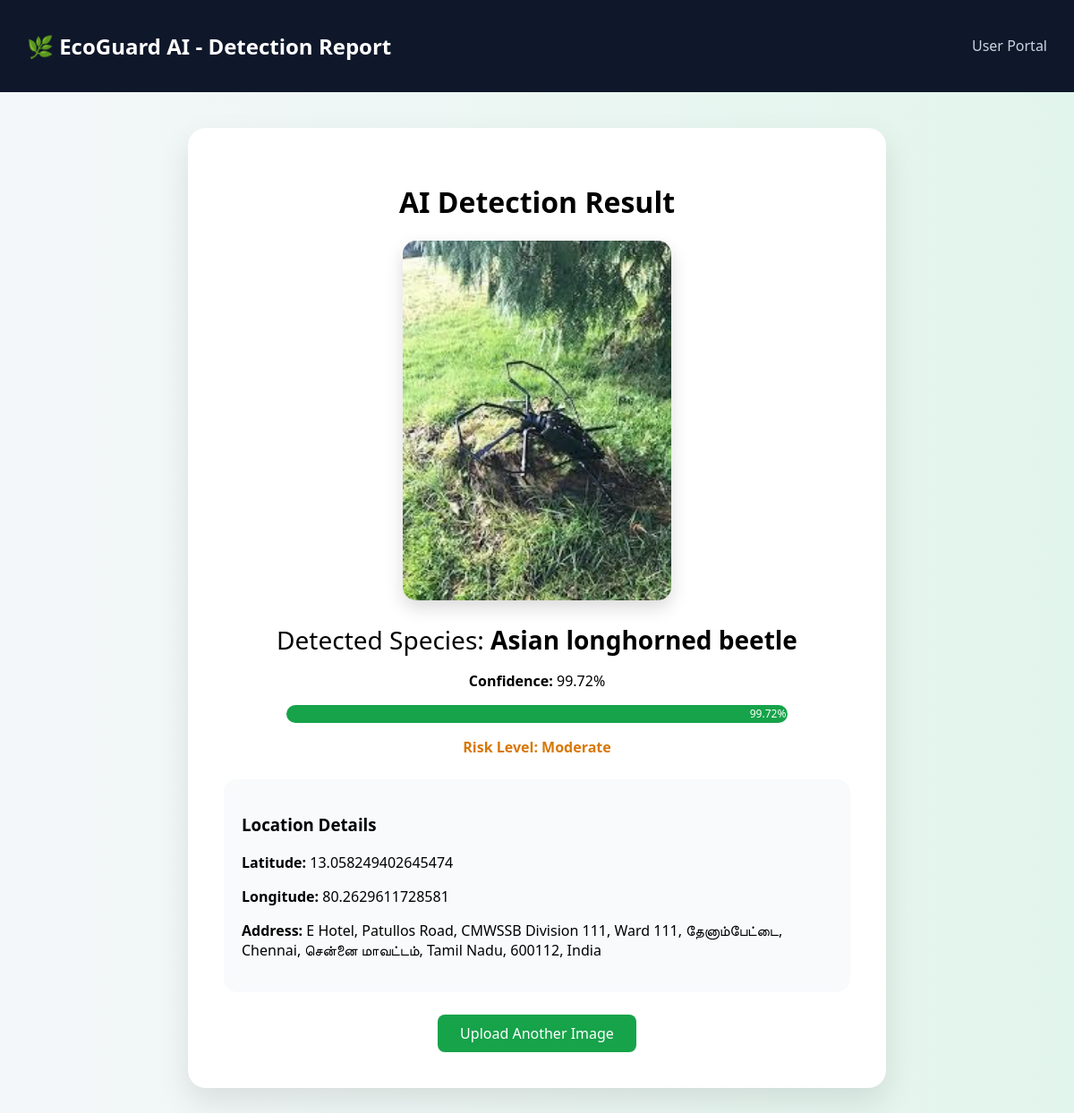
Page /result/13 on the committed database.
### tables this page shows
CREATE TABLE reports (
        id INTEGER PRIMARY KEY AUTOINCREMENT,
        image TEXT,
        latitude REAL,
        longitude REAL,
        address TEXT,
        prediction TEXT,
        created_at TEXT,
        verified INTEGER DEFAULT 0,
        confidence REAL DEFAULT 0,
        risk TEXT DEFAULT ''
    );

### app.py (the view)
@app.route("/result/<int:report_id>")
def view_result(report_id):
    conn = sqlite3.connect("database.db")
    c = conn.cursor()
    c.execute("""
        SELECT image, latitude, longitude, address, prediction, confidence, risk
        FROM reports
        WHERE id=?
    """, (report_id,))
    report = c.fetchone()
    conn.close()
    if not report:
        return "Report not found"
    image = report[0]
    latitude = report[1]
    longitude = report[2]
    address = report[3]
    prediction = report[4]
    confidence = round(report[5] * 100, 2)
    risk = report[6]
    return render_template("result.html",
                           image=image,
                           prediction=prediction,
                           risk=risk,
                           latitude=latitude,
                           longitude=longitude,
                           address=address,
                           confidence=confidence)

### templates/result.html (shortened to what this page needs)
<!DOCTYPE html>
<html>
<head>
</head>
<body>
<div class="navbar">
    <h2>🌿 EcoGuard AI - Detection Report</h2>
    <div>
        <a href="/">User Portal</a>
    </div>
</div>
<div class="container">
<div class="result-card">
    <h1>AI Detection Result</h1>
    <img src="{{ url_for('static', filename=image) }}" width="300">
    <div class="prediction">
        Detected Species: <strong>{{ prediction }}</strong>
    </div>
    <p><strong>Confidence:</strong> {{ confidence }}%</p>
    <div class="confidence-bar">
        <div class="confidence-fill" style="width: {{ confidence }}%;">
            {{ confidence }}%
        </div>
    </div>
    {% if risk == "Low" %}
        <p class="low">Risk Level: {{ risk }}</p>
    {% elif risk == "Moderate" %}
        <p class="moderate">Risk Level: {{ risk }}</p>
    {% elif risk == "High" %}
        <p class="high">Risk Level: {{ risk }}</p>
    {% else %}
        <p class="critical">Risk Level: {{ risk }}</p>
    {% endif %}
    <div class="info-box">
        <h3>Location Details</h3>
        <p><strong>Latitude:</strong> {{ latitude }}</p>
        <p><strong>Longitude:</strong> {{ longitude }}</p>
        <p><strong>Address:</strong> {{ address }}</p>
    </div>
    <a href="/" class="btn">Upload Another Image</a>
</div>
</div>
</body>
</html>

### templates/result.html (style rules this page uses)
body { margin: 0; font-family: 'Segoe UI', sans-serif; background: linear-gradient(to right, #f4f7f9, #e2f5ec); }
.navbar { background: #0f172a; padding: 15px 30px; display: flex; justify-content: space-between; align-items: center; color: white; }
.navbar a { color: #cbd5e1; margin-left: 20px; text-decoration: none; }
.container { width: 85%; margin: 40px auto; text-align: center; }
.result-card { background: white; padding: 40px; border-radius: 20px; box-shadow: 0 15px 35px rgba(0,0,0,0.1); max-width: 700px; margin: auto; }
.result-card img { border-radius: 15px; margin-bottom: 20px; box-shadow: 0 8px 20px rgba(0,0,0,0.15); }
.prediction { font-size: 28px; margin-bottom: 10px; }
.confidence-bar { background: #e5e7eb; border-radius: 20px; overflow: hidden; margin: 15px auto; width: 80%; height: 20px; }
.confidence-fill { height: 100%; background: #16a34a; text-align: right; padding-right: 8px; color: white; font-size: 12px; line-height: 20px; }
.moderate { color: #d97706; font-weight: bold; }
.info-box { background: #f8fafc; padding: 20px; border-radius: 15px; margin-top: 25px; text-align: left; }
.btn { display: inline-block; margin-top: 25px; padding: 10px 25px; background: #16a34a; color: white; border-radius: 8px; text-decoration: none; font-weight: 500; }

### rows in the picture
reports: image (picture), prediction "Asian longhorned beetle", risk "Moderate", latitude "13.058249402645474", longitude "80.2629611728581", address "E Hotel, Patullos Road, CMWSSB Division 111, Ward 111, தேனாம்பேட்டை, Chennai, சென்னை மாவட்டம், Tamil Nadu, 600112, India"

### other values in the picture
{{ confidence }} "99.72"
